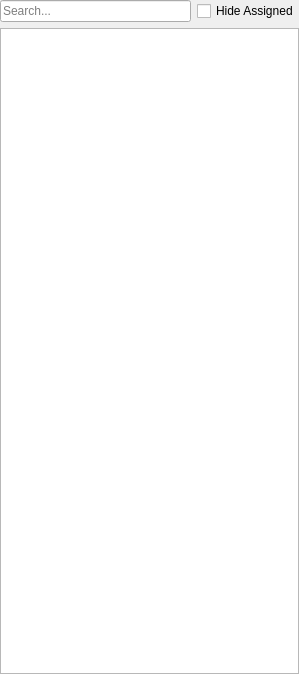
<?xml version="1.0" encoding="UTF-8"?>
<ui version="4.0">
 <class>AudioSystemPanel</class>
 <widget class="QWidget" name="AudioSystemPanel">
  <property name="geometry">
   <rect>
    <x>0</x>
    <y>0</y>
    <width>299</width>
    <height>674</height>
   </rect>
  </property>
  <property name="sizePolicy">
   <sizepolicy hsizetype="Expanding" vsizetype="Preferred">
    <horstretch>0</horstretch>
    <verstretch>0</verstretch>
   </sizepolicy>
  </property>
  <property name="windowTitle">
   <string>Audio System Panel</string>
  </property>
  <layout class="QVBoxLayout" name="verticalLayout_22">
   <property name="leftMargin">
    <number>0</number>
   </property>
   <property name="topMargin">
    <number>0</number>
   </property>
   <property name="rightMargin">
    <number>0</number>
   </property>
   <property name="bottomMargin">
    <number>0</number>
   </property>
   <item>
    <layout class="QHBoxLayout" name="horizontalLayout_29">
     <item>
      <widget class="QLineEdit" name="m_pExternalListFilter">
       <property name="alignment">
        <set>Qt::AlignLeading|Qt::AlignLeft|Qt::AlignVCenter</set>
       </property>
       <property name="placeholderText">
        <string>Search...</string>
       </property>
       <property name="clearButtonEnabled">
        <bool>true</bool>
       </property>
       <property name="accessibleName">
        <string>Search</string>
       </property>
      </widget>
     </item>
     <item>
      <widget class="QCheckBox" name="m_pHideAssignedCheckbox">
       <property name="enabled">
        <bool>true</bool>
       </property>
       <property name="text">
        <string>Hide Assigned</string>
       </property>
      </widget>
     </item>
    </layout>
   </item>
   <item>
    <widget class="AudioControls::QSimpleAudioControlListWidget" name="m_pControlList">
     <property name="editTriggers">
      <set>QAbstractItemView::NoEditTriggers</set>
     </property>
     <property name="dragEnabled">
      <bool>true</bool>
     </property>
     <property name="dragDropMode">
      <enum>QAbstractItemView::DragOnly</enum>
     </property>
     <property name="selectionMode">
      <enum>QAbstractItemView::ExtendedSelection</enum>
     </property>
     <attribute name="headerVisible">
      <bool>false</bool>
     </attribute>
     <column>
      <property name="text">
       <string notr="true">1</string>
      </property>
     </column>
    </widget>
   </item>
  </layout>
 </widget>
 <customwidgets>
  <customwidget>
   <class>AudioControls::QSimpleAudioControlListWidget</class>
   <extends>QTreeWidget</extends>
   <header>QSimpleAudioControlListWidget.h</header>
  </customwidget>
 </customwidgets>
 <resources>
  <include location="AudioControlsEditorUI.qrc"/>
 </resources>
 <connections/>
</ui>
